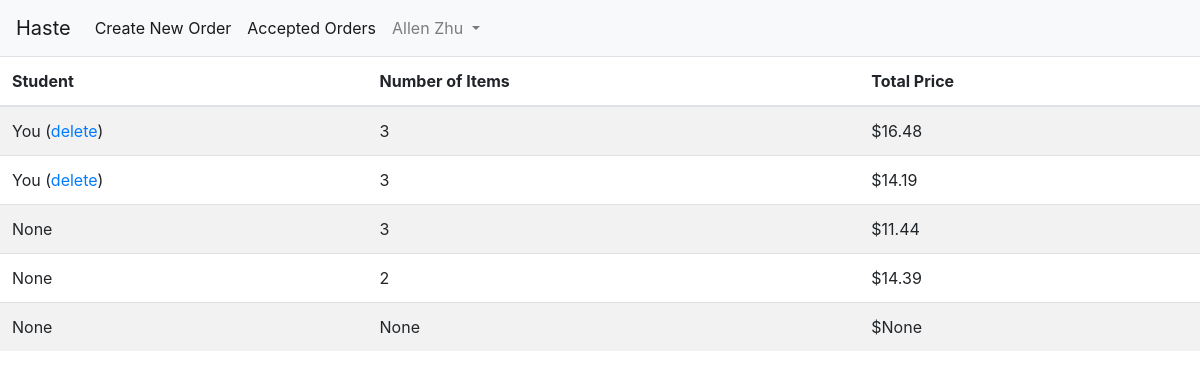
/home (signed in), run on the app's committed database.
### app/models.py (models this page shows, shortened)
class User(UserMixin, db.Model):
    id = db.Column(db.Integer, primary_key=True)
    phone = db.Column(db.String(10), index=True, unique=True)
    email = db.Column(db.String(128), index=True, unique=True)
    password_hash = db.Column(db.String(128))
    first_name = db.Column(db.String(48))
    last_name = db.Column(db.String(48))
    school = db.Column(db.String(128), index=True)
    orders = db.relationship('Order', foreign_keys='[Order.placed_by]', backref='author', lazy='dynamic')
    completed_orders = db.relationship('Order', foreign_keys='[Order.accepted_by]', backref='shopper', lazy='dynamic')
    balance = db.Column(db.Float, default=0)

class Order(db.Model):
    id = db.Column(db.Integer, primary_key=True)
    time_of_order = db.Column(db.DateTime, default=datetime.utcnow)
    placed_by = db.Column(db.Integer, db.ForeignKey('user.id'))
    accepted_by = db.Column(db.Integer, db.ForeignKey('user.id'))
    completed = db.Column(db.Boolean, default=False)
    contents = db.relationship('Content', backref='cart', lazy='dynamic')

### app/main/routes.py (the view)
@bp.route('/home', methods=['GET', 'POST'])
@login_required
def home():
    orders = Order.query.filter_by(accepted_by=None).order_by(desc(Order.time_of_order)).all()
    quantity_price = []
    for order in orders:
        quantity = Content.query.with_entities(func.sum(Content.quantity).label('total_q')).filter(Content.order_id==order.id)[0].total_q
        price = db.engine.execute("SELECT ROUND(SUM(content.quantity * item.price), 2) as sum FROM content JOIN item ON content.item_id=item.id WHERE order_id=:val", {'val': order.id})
        sum = 0
        for row in price:
            sum = row['sum']
        quantity_price.append({'quantity': quantity, 'sum': sum})
        print(quantity)
        print(sum)
    return render_template('home.html', rqp=zip(orders, quantity_price))

### app/models.py (called while the page is built)
@login.user_loader
def load_user(id):
    return User.query.get(int(id))

### app/templates/home.html (shortened to what this page needs)
{% extends "base.html" %}
{% block content %}
<table id="order-feed" class="table table-striped table-hover">
    <thead>
        <tr>
            <th scope="col">Student</th>
            <th scope="col">Number of Items</th>
            <th scope="col">Total Price</th>
        </tr>
    </thead>
    <tbody>
        {% for order, qp in rqp %}
            <tr class='clickable-row' data-href="{{ url_for('main.order', id=order.id) }}">
                {% if current_user.id==order.placed_by %}
                <td>You (<a href="{{ url_for('main.delete_order', id=order.id) }}">delete</a>)</td>
                {% else %}
                <td scope="row">{{ order.author.first_name }}</td>
                {% endif %}
                <td scope="row">{{ qp['quantity'] }}</td>
                <td scope="row">${{ qp['sum'] }}</td>
            </tr>
        {% endfor %}
    </tbody>
</table>
{% endblock %}

### app/templates/base.html (shortened to what this page needs)
<!DOCTYPE html>
<html>
<head>
    <link href="https://stackpath.bootstrapcdn.com/bootstrap/4.1.3/css/bootstrap.min.css" rel="stylesheet">
    <link rel="stylesheet" type="text/css" href= "{{ url_for('static',filename='styles.css') }}">
</head>
<body>
    <nav class="navbar navbar-expand-lg navbar-light bg-light">
        <a class="navbar-brand" href="{{ url_for('main.home') }}">Haste</a>
        <div class="collapse navbar-collapse" id="navbarSupportedContent">
            <ul class="navbar-nav mr-auto">
            <li class="nav-item active">
                <a class="nav-link" href="{{ url_for('main.new_order') }}">Create New Order<span class="sr-only">(current)</span></a>
            </li>
            <li class="nav-item active">
                    <a class="nav-link" href="{{ url_for('main.accepted_orders') }}">Accepted Orders<span class="sr-only">(current)</span></a>
            </li>
            <li class="nav-item dropdown">
                <a class="nav-link dropdown-toggle" href="#" id="navbarDropdown" role="button" data-toggle="dropdown" aria-haspopup="true" aria-expanded="false">
                    {{ current_user.first_name }} {{ current_user.last_name }}
                </a>
            </li>
            </ul>
        </div>
    </nav>
    {% block content %}{% endblock %}
</body>

### data on the page
User: first_name "Allen", last_name "Zhu"
Order: quantity "3", sum "16.48"
Order: quantity "3", sum "14.19"
Order: author.first_name "None", quantity "3", sum "11.44"
Order: author.first_name "None", quantity "2", sum "14.39"
Order: author.first_name "None", quantity "None", sum "None"
